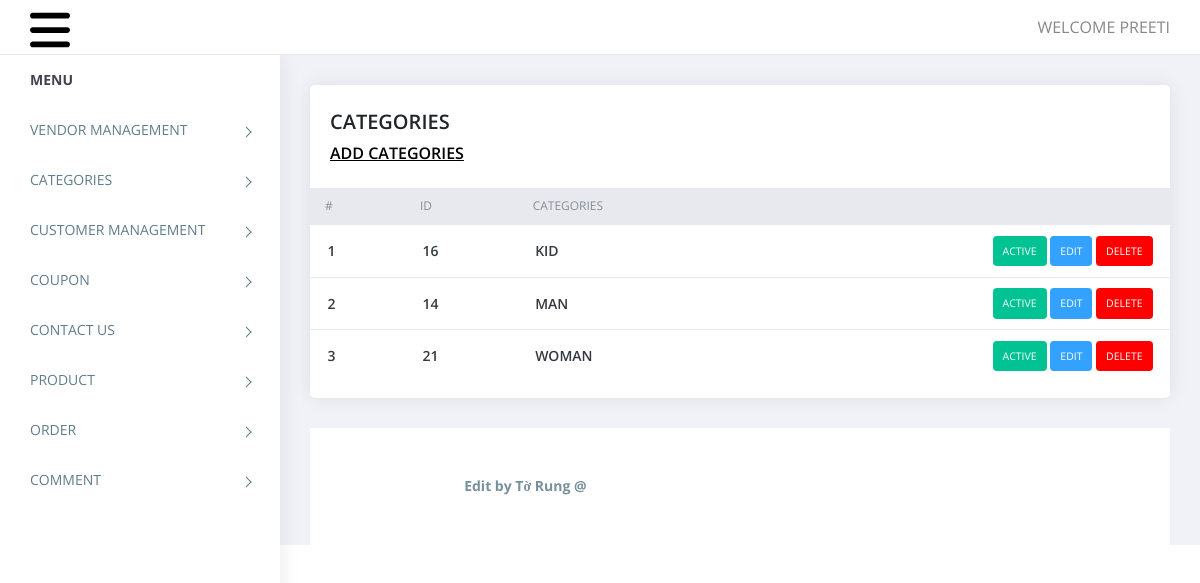
Screenshot of /admin/categories.php (signed in) with the database file from the repository.
### tables this page shows
CREATE TABLE `subcategories` (
  `id` int(11) NOT NULL,
  `categories` varchar(255) NOT NULL,
  `status` tinyint(4) NOT NULL
);

### admin/categories.php (the view, shortened to what this page needs)
<?php
require('top.inc.php');
$sql="select * from subcategories order by categories asc";
$res=mysqli_query($con,$sql);
?>
<div class="content pb-0">
	<div class="orders">
	   <div class="row">
		  <div class="col-xl-12">
			 <div class="card">
				<div class="card-body">
				   <h4 class="box-title">CATEGORIES </h4>
				   <h4 class="box-link"><a href="manage_categories.php">ADD CATEGORIES</a> </h4>
				</div>
				<div class="card-body--">
				   <div class="table-stats order-table ov-h">
					  <table class="table ">
						 <thead>
							<tr>
							   <th class="serial">#</th>
							   <th>ID</th>
							   <th>CATEGORIES</th>
							   <th></th>
							</tr>
						 </thead>
						 <tbody>
							<?php
							$i=1;
							while($row=mysqli_fetch_assoc($res)){?>
							<tr>
							   <td class="serial"><?php echo $i++?></td>
							   <td><?php echo $row['id']?></td>
							   <td><?php echo $row['categories']?></td>
							   <td>
								<?php
								if($row['status']==1){
									echo "<span class='badge badge-complete'><a href='?type=status&operation=deactive&id=".$row['id']."'>Active</a></span>&nbsp;";
								}else{
									echo "<span class='badge badge-pending'><a href='?type=status&operation=active&id=".$row['id']."'>Deactive</a></span>&nbsp;";
								}
								echo "<span class='badge badge-edit'><a href='manage_categories.php?id=".$row['id']."'>Edit</a></span>&nbsp;";
								echo "<span class='badge badge-delete'><a href='?type=delete&id=".$row['id']."'>Delete</a></span>";
								?>
							   </td>
							</tr>
							<?php } ?>
						 </tbody>
					  </table>
				   </div>
				</div>
			 </div>
		  </div>
	   </div>
	</div>
</div>
<?php
require('footer.inc.php');
?>

### admin/assets/css/style.css (style rules this page uses)
body { display: table; font-family: open sans, sans-serif; font-size: 16px; width: 100% }
a, button { text-decoration: none; outline: none !important; color: #878787; -webkit-transition: all .25s ease; transition: all .25s ease }
h1, h2, h3, h4, h5, h6 { margin: 0 }
.pb-0 { padding-bottom: 0 }
.ov-h { overflow: hidden }
.order-table { position: relative }
.order-table:after, .order-table:before { content: ""; position: absolute; top: 0; height: 37px; width: 10px; background: #e8e9ef }
.order-table:after { right: -1px }
.order-table:before { left: -1px }
.order-table tr th { background: #e8e9ef }
.order-table tr td:last-child, .order-table tr th:last-child { text-align: right }
.order-table tr:last-child td { border: none }
.order-table .badge { color: #fff; padding: 10px; text-transform: uppercase; font-weight: 400 }
.order-table .badge-complete { background: #00c292 }
.order-table .badge-delete { background: #FF0000 }
.order-table .badge-edit { background: #33A2FF }
.content { float: left; padding: 1.875em; width: 100% }
.card { margin-bottom: 1.875em; border-radius: 5px; padding: 0; border: 0 solid transparent; -webkit-box-shadow: 0 0 20px rgba(0, 0, 0, .08); box-shadow: 0 0 20px rgba(0, 0, 0, .08) }
.card .box-title { font-weight: 600; font-size: 20px; padding: 5px 0 }
.card .card-body { float: left; padding: 1.25em; position: relative; width: 100% }
.card h4 { font-size: 1.1rem }
.table-stats table { font-family: open sans }
.table-stats table th, .table-stats table td { border: none; border-bottom: 1px solid #e8e9ef; color: #868e96; font-size: 12px; font-weight: 400; padding: .75em 1.25em; text-transform: uppercase }
.table-stats table td { color: #343a40; font-size: 14px; font-weight: 600; text-transform: capitalize; vertical-align: middle }
@media (max-width:1368px) { .card-body { padding: 15px } }
.card .box-link { font-weight: 600; font-size: 16px; padding: 5px 0 }
.card .box-link a { color: #000; text-decoration: underline; }
.badge a { color: #fff; }

### rows the page displays
subcategories: id "16", categories "KID"
subcategories: id "14", categories "MAN"
subcategories: id "21", categories "WOMAN"

### other values shown
$_SESSION['ADMIN_USERNAME'] "PREETI"
